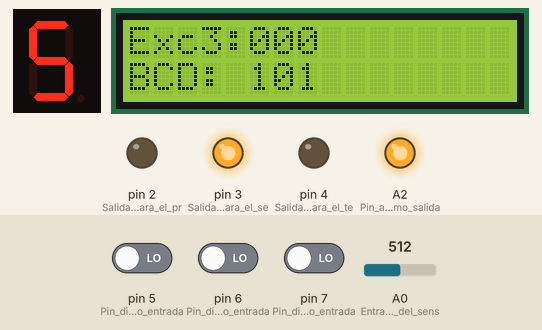
Simulated run of this sketch. Board: Arduino Uno, built with avr-gcc and run on an emulated ATmega328P. Parts: 1-digit seven-segment display, 16×2 character LCD, output pins drawn as LEDs (lit = HIGH). Wiring (inferred from the names in the program): 1-digit 7-segment display, segments lit when HIGH: segments pin 8, pin 9, pin 10, pin 11, pin 12, pin 13, A1. Inputs (shaded band) come from the test bench; at power-on: pin 5 (Pin_digital_como_entrada) LOW, A0 (Entrada_de_señal_del_sens) = 512, pin 7 (Pin_digital_como_entrada) LOW, pin 6 (Pin_digital_como_entrada) LOW. The segment pins are drawn as the display they are named for; pins used as bus, display or sensor lines are not drawn; what the sketch prints to the serial monitor is not drawn.

Above: at 1.2 s.
1.3 s: pin 5 (Pin_digital_como_entrada) driven HIGH
At 2.4 s:
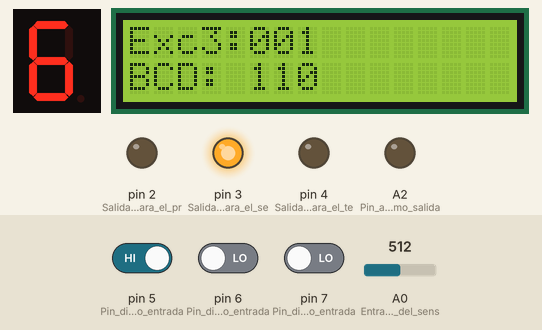
5.4 s: A0 (Entrada_de_señal_del_sens) set to 716
At 7.0 s:
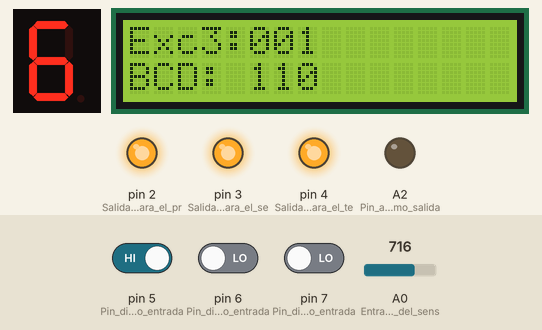
9.5 s: pin 7 (Pin_digital_como_entrada) driven HIGH
At 11.1 s:
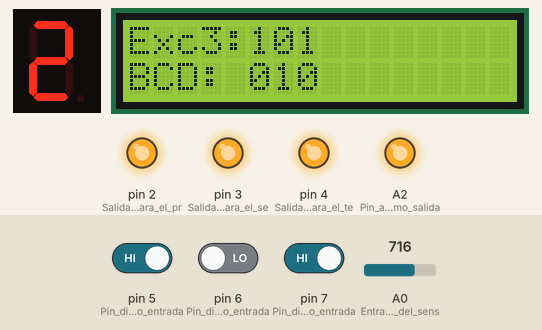
13.6 s: A0 (Entrada_de_señal_del_sens) set to 900
At 15.0 s:
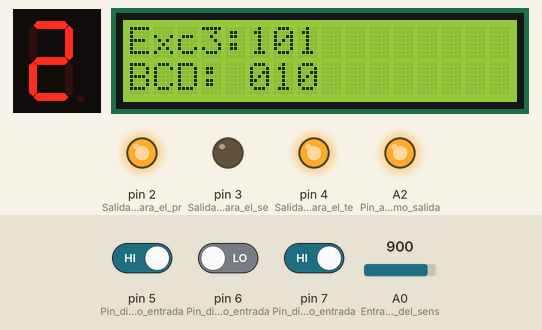
17.7 s: pin 7 (Pin_digital_como_entrada) driven LOW
At 18.8 s:
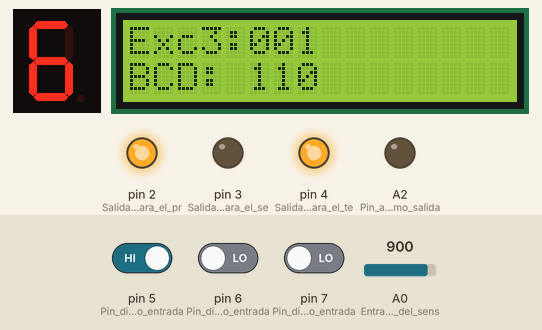
21.8 s: A0 (Entrada_de_señal_del_sens) set to 1023
At 23.3 s:
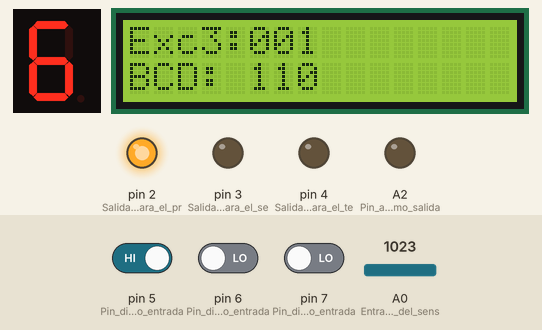
Timing chart, 0 to 24.8 s (numbered marks = the images above; inputs shaded):
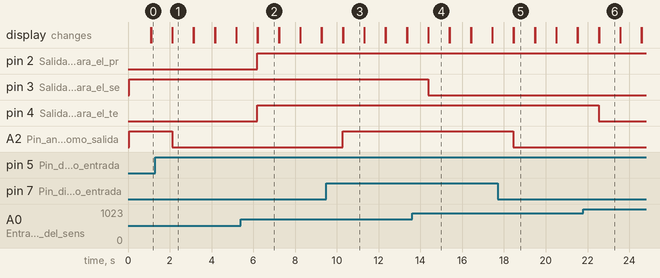

The sketch:

sketch.ino
```cpp
#include "LiquidCrystal_I2C.h"
#include <Wire.h>

float valueOut;

LiquidCrystal_I2C lcd(0x27,  16, 2);

// Definir los pines para los segmentos del display de 7 segmentos
int a = 8;
int b = 9;
int c = 10;
int d = 11;
int e = 12;
int f = 13;
int g = A1;

void setup(){
  pinMode(A0, INPUT); // Entrada de señal del sensor
  pinMode(2, OUTPUT); // Salida digital para el primer bit de Gray
  pinMode(3, OUTPUT); // Salida digital para el segundo bit de Gray
  pinMode(4, OUTPUT); // Salida digital para el tercer bit de Gray
  pinMode(5, INPUT);  // Pin digital como entrada para el primer bit Exceso3
  pinMode(6, INPUT);  // Pin digital como entrada para el segundo bit Exceso3
  pinMode(7, INPUT);  // Pin digital como entrada para el tercer bit Exceso3
  pinMode(a, OUTPUT); // Pin digital como salida para el a del 7 segmentos
  pinMode(b, OUTPUT); // Pin digital como salida para el b del 7 segmentos
  pinMode(c, OUTPUT); // Pin digital como salida para el c del 7 segmentos
  pinMode(d, OUTPUT); // Pin digital como salida para el d del 7 segmentos
  pinMode(e, OUTPUT); // Pin digital como salida para el e del 7 segmentos
  pinMode(f, OUTPUT); // Pin digital como salida para el f del 7 segmentos
  pinMode(g, OUTPUT); // Pin analógico como salida para el g del 7 segmentos
  pinMode(A2,OUTPUT); // Pin analógico como salida para el accionador en A2
  Serial.begin(9600);

  lcd.init();
  lcd.backlight();
}

void loop(){

    int valorLDR = analogRead(A0)-10;
    valueOut = (7. * valorLDR)/936;
    Serial.print("Rango: ");
    Serial.println(valueOut);

    String codeGray = toGray(valueOut);
    Serial.print("Gray Code: ");
    Serial.println(codeGray);

    // Separar el código de Gray en bits individuales
    int bit2 = codeGray.charAt(0) - '0';//Bit 2
    int bit1 = codeGray.charAt(1) - '0';//Bit 1
    int bit0 = codeGray.charAt(2) - '0';//Bit 0


    // Pasar cada bit por salidas digitales
    digitalWrite(2, bit2);
    digitalWrite(3, bit1);
    digitalWrite(4, bit0);


    // Leer los bits de salida y mostrarlos en el puerto serie y en la pantalla LCD
    int BitE0 = digitalRead(5);//C
    int BitE1 = digitalRead(6);//B
    int BitE2 = digitalRead(7);//A

    //Pasar a de Exceso 3 circular a BCD
    int BCD0 = (!BitE0);
    int BCD1 = (!BitE1 && BitE0) || (BitE1 && !BitE0);
    int BCD2 = (!BitE2 && !BitE1) || (!BitE2 && !BitE0) || (BitE2 && BitE1 && BitE0);

    //Pasando el BCD a dedcimal
    int decimalNumber = BCD2 * 4 + BCD1 * 2 + BCD0; // Convertir BCD a decimal
    displayNumber(decimalNumber);

    //Lógica para encender el motor
    if (1 <= decimalNumber && decimalNumber <= 2){
      digitalWrite(A2, HIGH);
    }
    else if(4 <= decimalNumber && decimalNumber <= 5){
      digitalWrite(A2, HIGH);
    }
    else{
      digitalWrite(A2, LOW);
    }


    // Mostrar los bits de salida en la pantalla LCD
    lcd.setCursor(0, 0);
    lcd.print("Exc3:");
    lcd.print(BitE2);
    lcd.print(BitE1);
    lcd.print(BitE0);

    lcd.setCursor(0,1);
    lcd.print("BCD: ");
    lcd.print(BCD2);
    lcd.print(BCD1);
    lcd.print(BCD0);

    lcd.display();

    delay(1000);
    lcd.clear();


}

// Función para pasar el decimal a código de Gray
String toGray(int value) {
  // Implementación de la conversión a código Gray en formato binario
  int gray = (value >> 1) ^ value;

  // Convierte el valor a una cadena binaria de 3 bits
  String binary = String(gray, BIN);

  // Asegura que la cadena tenga siempre 3 bits completos
  while (binary.length() < 3) {
    binary = "0" + binary;
  }

  return binary;
}

// Función para mostrar un número en el display de 7 segmentos
void displayNumber(int num) {
  switch(num) {
    case 0:
      digitalWrite(a, HIGH);
      digitalWrite(b, HIGH);
      digitalWrite(c, HIGH);
      digitalWrite(d, HIGH);
      digitalWrite(e, HIGH);
      digitalWrite(f, HIGH);
      digitalWrite(g, LOW);
      break;
    case 1:
      digitalWrite(a, LOW);
      digitalWrite(b, HIGH);
      digitalWrite(c, HIGH);
      digitalWrite(d, LOW);
      digitalWrite(e, LOW);
      digitalWrite(f, LOW);
      digitalWrite(g, LOW);
      break;
    case 2:
      digitalWrite(a, HIGH);
      digitalWrite(b, HIGH);
      digitalWrite(c, LOW);
      digitalWrite(d, HIGH);
      digitalWrite(e, HIGH);
      digitalWrite(f, LOW);
      digitalWrite(g, HIGH);
      break;
    case 3:
      digitalWrite(a, HIGH);
      digitalWrite(b, HIGH);
      digitalWrite(c, HIGH);
      digitalWrite(d, HIGH);
      digitalWrite(e, LOW);
      digitalWrite(f, LOW);
      digitalWrite(g, HIGH);
      break;
    case 4:
      digitalWrite(a, LOW);
      digitalWrite(b, HIGH);
      digitalWrite(c, HIGH);
      digitalWrite(d, LOW);
      digitalWrite(e, LOW);
      digitalWrite(f, HIGH);
      digitalWrite(g, HIGH);
      break;
    case 5:
      digitalWrite(a, HIGH);
      digitalWrite(b, LOW);
      digitalWrite(c, HIGH);
      digitalWrite(d, HIGH);
      digitalWrite(e, LOW);
      digitalWrite(f, HIGH);
      digitalWrite(g, HIGH);
      break;
    case 6:
      digitalWrite(a, HIGH);
      digitalWrite(b, LOW);
      digitalWrite(c, HIGH);
      digitalWrite(d, HIGH);
      digitalWrite(e, HIGH);
      digitalWrite(f, HIGH);
      digitalWrite(g, HIGH);
      break;
    case 7:
      digitalWrite(a, HIGH);
      digitalWrite(b, HIGH);
      digitalWrite(c, HIGH);
      digitalWrite(d, LOW);
      digitalWrite(e, LOW);
      digitalWrite(f, LOW);
      digitalWrite(g, LOW);
      break;
    default:
      // Apagar todos los segmentos si el dígito no es válido
      digitalWrite(a, LOW);
      digitalWrite(b, LOW);
      digitalWrite(c, LOW);
      digitalWrite(d, LOW);
      digitalWrite(e, LOW);
      digitalWrite(f, LOW);
      digitalWrite(g, LOW);
      break;
  }
}
```

Measured:
- after the input at 1.3 s, A2 (Pin_analógico_como_salida): HIGH → LOW after 0.81 s; the display: first differs from a run without the input after 0.83 s (image 1)
- after the input at 5.4 s, pin 2 (Salida_digital_para_el_pr), pin 4 (Salida_digital_para_el_te): LOW → HIGH after 0.79 s
- after the input at 9.5 s, A2 (Pin_analógico_como_salida): LOW → HIGH after 0.78 s; the display: first differs from a run without the input after 0.80 s (image 3)
- after the input at 13.6 s, pin 3 (Salida_digital_para_el_se): HIGH → LOW after 0.77 s
- after the input at 17.7 s, A2 (Pin_analógico_como_salida): HIGH → LOW after 0.75 s; the display: first differs from a run without the input after 0.77 s (image 5)
- after the input at 21.8 s, pin 4 (Salida_digital_para_el_te): HIGH → LOW after 0.74 s
- what the display in image 1 shows lasts 1.0 s, from 2.1 s to 3.1 s
